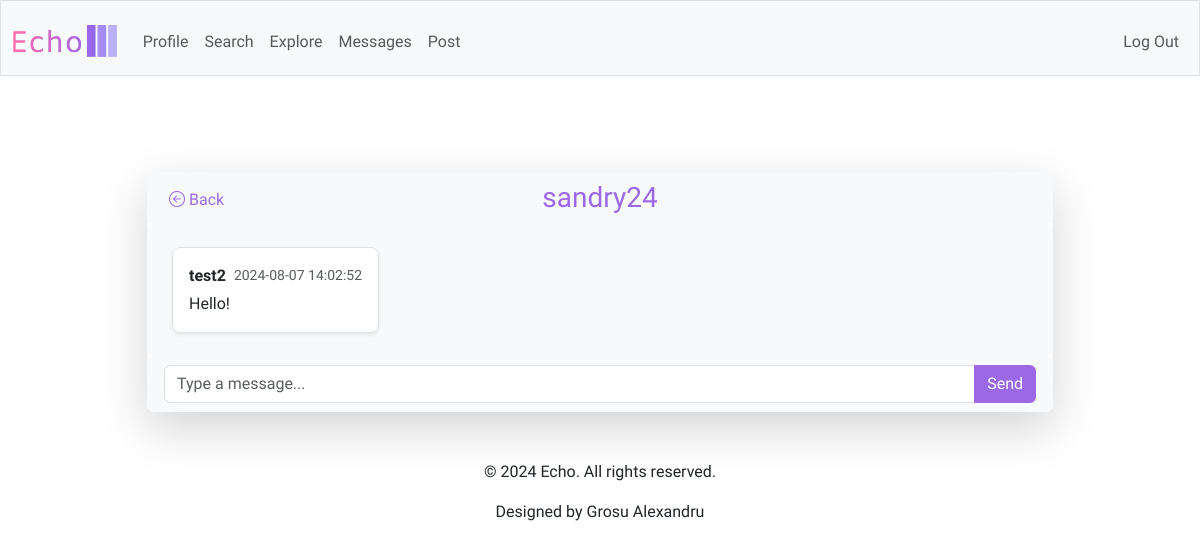
The page /messages/7 (signed in) on the database its author committed.
### tables this page shows
CREATE TABLE users (
    id INTEGER PRIMARY KEY AUTOINCREMENT,
    username TEXT UNIQUE NOT NULL,
    password_hash TEXT NOT NULL,
    bio TEXT,
    created_at TIMESTAMP DEFAULT CURRENT_TIMESTAMP
);

CREATE TABLE messages (
    id INTEGER PRIMARY KEY AUTOINCREMENT,
    conversation_id INTEGER NOT NULL,
    sender_id INTEGER NOT NULL,
    content TEXT NOT NULL,
    created_at TIMESTAMP DEFAULT CURRENT_TIMESTAMP,
    FOREIGN KEY (conversation_id) REFERENCES conversations(id),
    FOREIGN KEY (sender_id) REFERENCES users(id)
);

### app.py (the view)
@app.route('/messages/<int:conversation_id>')
@login_required
def conversation(conversation_id):
    user_id = session['user_id']
    messages = db.execute('''
        SELECT m.content, m.created_at, u.username
        FROM messages m
        JOIN users u ON m.sender_id = u.id
        WHERE m.conversation_id = ?
        ORDER BY m.created_at
    ''', conversation_id)
    other_user = db.execute('''
        SELECT u.username
        FROM conversation_participants cp
        JOIN users u ON cp.user_id = u.id
        WHERE cp.conversation_id = ? AND cp.user_id != ?
    ''', conversation_id, user_id)
    other_username = other_user[0]['username'] if other_user else "Unknown"
    return render_template('conversation.html', messages=messages,
                           conversation_id=conversation_id, other_username=other_username)

### app.py (called while the page is built)
@app.after_request
def after_request(response):
    response.headers["Cache-Control"] = "no-cache, no-store, must-revalidate"
    response.headers["Expires"] = 0
    response.headers["Pragma"] = "no-cache"
    return response

### helpers.py (called while the page is built)
def login_required(f):
    @wraps(f)
    def decorated_function(*args, **kwargs):
        if session.get("user_id") is None:
            return redirect("/login")
        return f(*args, **kwargs)
    return decorated_function

### templates/conversation.html (shortened to what this page needs)
{% extends "layout.html" %}
{% block main %}
    <div class="container mt-5">
        <div class="row justify-content-center">
            <div class="col-md-10">
                <div class="card shadow-lg border-light">
                    <div class="card-header d-flex align-items-center bg-light border-bottom-0 position-relative">
                        <a href="{{ url_for('messages') }}" class="btn btn-link text-decoration-none purple position-absolute top-0 start-0 mt-2 ms-2">
                            <i class="bi bi-arrow-left-circle"></i> Back
                        </a>
                        <div class="d-flex justify-content-center w-100">
                            <h3 class="mb-0 purple">
                                <a href="{{ url_for('profile', username=other_username) }}" class="text-decoration-none purple">
                                    {{ other_username }}
                                </a>
                            </h3>
                        </div>
                    </div>
                    <div class="card-body p-4 bg-light rounded" id="messageContainer" style="max-height: 500px; overflow-y: auto;">
                        {% if messages %}
                            <div class="d-flex flex-column gap-3">
                                {% for message in messages %}
                                    {% if message['username'] == session['username'] %}
                                        <div class="d-flex justify-content-end">
                                            <div class="bg-purple text-white p-3 rounded-3 shadow-sm text-break text-start">
                                                <div class="d-flex justify-content-between align-items-center">
                                                    <strong>You</strong>
                                                    <small class="text-muted ms-2">{{ message['created_at'] }}</small>
                                                </div>
                                                <p class="mb-0 mt-1">{{ message['content'] }}</p>
                                            </div>
                                        </div>
                                    {% else %}
                                        <div class="d-flex justify-content-start">
                                            <div class="bg-white border p-3 rounded-3 shadow-sm text-break text-start">
                                                <div class="d-flex justify-content-between align-items-center">
                                                    <strong>{{ message['username'] }}</strong>
                                                    <small class="text-muted ms-2">{{ message['created_at'] }}</small>
                                                </div>
                                                <p class="mb-0 mt-1">{{ message['content'] }}</p>
                                            </div>
                                        </div>
                                    {% endif %}
                                {% endfor %}
                            </div>
                        {% else %}
                            <div class="d-flex justify-content-center align-items-center" style="height: 100px;">
                                <p class="text-center text-muted">No messages yet. Start the conversation by saying something like "Hello!"</p>
                            </div>
                        {% endif %}
                    </div>
                    <div class="card-footer bg-light border-top-0">
                        <form action="{{ url_for('send_message', conversation_id=conversation_id) }}" method="post">
                            <div class="input-group">
                                <input type="text" name="content" autocomplete="off" class="form-control" placeholder="Type a message..." aria-label="Type a message..." aria-describedby="button-addon2" required>
                                <button class="btn btn-primary" type="submit" id="button-addon2">Send</button>
                            </div>
                        </form>
                    </div>
                </div>
            </div>
        </div>
    </div>
{% endblock %}

### static/styles.css (style rules this page uses)
body { font-family: "Amiko", sans-serif; }
.purple { color: #9b68e7; }
.btn-primary, .btn-primary:active:focus { background-color: #9b68e7; border-color: #9b68e7; color: #fff; }

### rows shown on the page
users: username "sandry24"
messages: username "test2", created_at "2024-08-07 14:02:52", content "Hello!"
